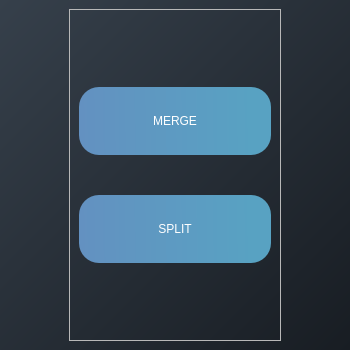
<?xml version="1.0" encoding="UTF-8"?>
<ui version="4.0">
 <class>Dialog</class>
 <widget class="QDialog" name="Dialog">
  <property name="geometry">
   <rect>
    <x>0</x>
    <y>0</y>
    <width>350</width>
    <height>350</height>
   </rect>
  </property>
  <property name="sizePolicy">
   <sizepolicy hsizetype="Preferred" vsizetype="Preferred">
    <horstretch>0</horstretch>
    <verstretch>0</verstretch>
   </sizepolicy>
  </property>
  <property name="minimumSize">
   <size>
    <width>330</width>
    <height>320</height>
   </size>
  </property>
  <property name="maximumSize">
   <size>
    <width>350</width>
    <height>350</height>
   </size>
  </property>
  <property name="windowTitle">
   <string>Dialog</string>
  </property>
  <property name="styleSheet">
   <string notr="true">background-color: qlineargradient(spread:pad, x1:0, y1:0, x2:1, y2:1, stop:0 #36404B, stop:1 #181D23);</string>
  </property>
  <layout class="QHBoxLayout" name="horizontalLayout_3">
   <property name="leftMargin">
    <number>0</number>
   </property>
   <property name="topMargin">
    <number>0</number>
   </property>
   <property name="rightMargin">
    <number>0</number>
   </property>
   <property name="bottomMargin">
    <number>0</number>
   </property>
   <item>
    <widget class="QStackedWidget" name="stackedWidget">
     <property name="currentIndex">
      <number>0</number>
     </property>
     <widget class="QWidget" name="page">
      <layout class="QHBoxLayout" name="horizontalLayout_2" stretch="2,7,2">
       <item>
        <spacer name="horizontalSpacer_3">
         <property name="orientation">
          <enum>Qt::Horizontal</enum>
         </property>
         <property name="sizeHint" stdset="0">
          <size>
           <width>40</width>
           <height>20</height>
          </size>
         </property>
        </spacer>
       </item>
       <item>
        <widget class="QFrame" name="frame_3">
         <property name="styleSheet">
          <string notr="true">background: none;</string>
         </property>
         <property name="frameShape">
          <enum>QFrame::StyledPanel</enum>
         </property>
         <property name="frameShadow">
          <enum>QFrame::Raised</enum>
         </property>
         <layout class="QVBoxLayout" name="verticalLayout_2" stretch="2,2,1,2,2">
          <item>
           <spacer name="verticalSpacer">
            <property name="orientation">
             <enum>Qt::Vertical</enum>
            </property>
            <property name="sizeHint" stdset="0">
             <size>
              <width>20</width>
              <height>58</height>
             </size>
            </property>
           </spacer>
          </item>
          <item>
           <widget class="QPushButton" name="mergeButton">
            <property name="sizePolicy">
             <sizepolicy hsizetype="Minimum" vsizetype="Minimum">
              <horstretch>0</horstretch>
              <verstretch>0</verstretch>
             </sizepolicy>
            </property>
            <property name="cursor">
             <cursorShape>PointingHandCursor</cursorShape>
            </property>
            <property name="styleSheet">
             <string notr="true">QPushButton{
	background-color: qlineargradient(spread:pad, x1:0, y1:0.006, x2:1, y2:0, stop:0 #6391C1, stop:0.900498 #58A2C2);
	border-radius: 20px;
	font: 63 16pt &quot;Segoe UI Variable Text Semibold&quot;;
	color: #ffffff
}

QPushButton:hover{
	background-color: #6391c1;
}
QPushButton:pressed{
	border: 2px solid #ffffff;
}</string>
            </property>
            <property name="text">
             <string>MERGE</string>
            </property>
           </widget>
          </item>
          <item>
           <spacer name="verticalSpacer_3">
            <property name="orientation">
             <enum>Qt::Vertical</enum>
            </property>
            <property name="sizeHint" stdset="0">
             <size>
              <width>20</width>
              <height>40</height>
             </size>
            </property>
           </spacer>
          </item>
          <item>
           <widget class="QPushButton" name="splitButton">
            <property name="sizePolicy">
             <sizepolicy hsizetype="Minimum" vsizetype="Minimum">
              <horstretch>0</horstretch>
              <verstretch>0</verstretch>
             </sizepolicy>
            </property>
            <property name="cursor">
             <cursorShape>PointingHandCursor</cursorShape>
            </property>
            <property name="styleSheet">
             <string notr="true">QPushButton{
	background-color: qlineargradient(spread:pad, x1:0, y1:0.006, x2:1, y2:0, stop:0 #6391C1, stop:0.900498 #58A2C2);
	border-radius: 20px;
	font: 63 16pt &quot;Segoe UI Variable Text Semibold&quot;;
	color: #ffffff
}

QPushButton:hover{
	background-color: #6391c1;
}
QPushButton:pressed{
	border: 2px solid #ffffff;
}</string>
            </property>
            <property name="text">
             <string>SPLIT</string>
            </property>
           </widget>
          </item>
          <item>
           <spacer name="verticalSpacer_2">
            <property name="orientation">
             <enum>Qt::Vertical</enum>
            </property>
            <property name="sizeHint" stdset="0">
             <size>
              <width>20</width>
              <height>58</height>
             </size>
            </property>
           </spacer>
          </item>
         </layout>
        </widget>
       </item>
       <item>
        <spacer name="horizontalSpacer_4">
         <property name="orientation">
          <enum>Qt::Horizontal</enum>
         </property>
         <property name="sizeHint" stdset="0">
          <size>
           <width>40</width>
           <height>20</height>
          </size>
         </property>
        </spacer>
       </item>
      </layout>
     </widget>
     <widget class="QWidget" name="page_2">
      <layout class="QVBoxLayout" name="verticalLayout_7">
       <item>
        <widget class="QFrame" name="frame_8">
         <property name="styleSheet">
          <string notr="true">QFrame{
	background: none;
}

QLabel{
	color: #ffffff;
	font: 63 8pt &quot;Segoe UI Variable Text Semibold&quot;;
}</string>
         </property>
         <property name="frameShape">
          <enum>QFrame::StyledPanel</enum>
         </property>
         <property name="frameShadow">
          <enum>QFrame::Raised</enum>
         </property>
         <layout class="QHBoxLayout" name="horizontalLayout_7">
          <item>
           <widget class="QFrame" name="frame_9">
            <property name="frameShape">
             <enum>QFrame::StyledPanel</enum>
            </property>
            <property name="frameShadow">
             <enum>QFrame::Raised</enum>
            </property>
            <layout class="QVBoxLayout" name="verticalLayout_5" stretch="0,0,0,0">
             <property name="spacing">
              <number>10</number>
             </property>
             <item>
              <widget class="QLabel" name="merge">
               <property name="text">
                <string>Merge:</string>
               </property>
              </widget>
             </item>
             <item>
              <widget class="QListWidget" name="fileList">
               <property name="styleSheet">
                <string notr="true">background-color: rgb(240, 240, 240);
border-radius: 10px;
color: rgb(156, 156, 156);
padding: 3px;</string>
               </property>
               <item>
                <property name="text">
                 <string>1 example</string>
                </property>
               </item>
               <item>
                <property name="text">
                 <string>2 example</string>
                </property>
               </item>
              </widget>
             </item>
             <item>
              <widget class="QFrame" name="frame_10">
               <property name="minimumSize">
                <size>
                 <width>270</width>
                 <height>0</height>
                </size>
               </property>
               <property name="frameShape">
                <enum>QFrame::StyledPanel</enum>
               </property>
               <property name="frameShadow">
                <enum>QFrame::Raised</enum>
               </property>
               <layout class="QVBoxLayout" name="verticalLayout_6">
                <property name="spacing">
                 <number>7</number>
                </property>
                <property name="leftMargin">
                 <number>0</number>
                </property>
                <property name="topMargin">
                 <number>0</number>
                </property>
                <property name="rightMargin">
                 <number>0</number>
                </property>
                <property name="bottomMargin">
                 <number>0</number>
                </property>
                <item>
                 <widget class="QFrame" name="frame_11">
                  <property name="frameShape">
                   <enum>QFrame::StyledPanel</enum>
                  </property>
                  <property name="frameShadow">
                   <enum>QFrame::Raised</enum>
                  </property>
                  <layout class="QHBoxLayout" name="horizontalLayout_8" stretch="0,0,0,0">
                   <property name="leftMargin">
                    <number>0</number>
                   </property>
                   <property name="topMargin">
                    <number>0</number>
                   </property>
                   <property name="rightMargin">
                    <number>0</number>
                   </property>
                   <property name="bottomMargin">
                    <number>0</number>
                   </property>
                   <item>
                    <widget class="QPushButton" name="addButton">
                     <property name="sizePolicy">
                      <sizepolicy hsizetype="Minimum" vsizetype="Minimum">
                       <horstretch>0</horstretch>
                       <verstretch>0</verstretch>
                      </sizepolicy>
                     </property>
                     <property name="minimumSize">
                      <size>
                       <width>0</width>
                       <height>40</height>
                      </size>
                     </property>
                     <property name="cursor">
                      <cursorShape>PointingHandCursor</cursorShape>
                     </property>
                     <property name="styleSheet">
                      <string notr="true">QPushButton{
	background-color: rgb(75, 87, 106);
	border-radius: 20px;
	image: url(:/RetryAdd/icons8-add-50.png);
	padding: 5px;
}
QPushButton:hover{
	background-color: rgb(42, 49, 58);
}
QPushButton:pressed{
	background-color: rgb(42, 49, 58);
	border: 2px outset #ffffff;
}</string>
                     </property>
                     <property name="text">
                      <string/>
                     </property>
                    </widget>
                   </item>
                   <item>
                    <widget class="QPushButton" name="upButton">
                     <property name="sizePolicy">
                      <sizepolicy hsizetype="Minimum" vsizetype="Minimum">
                       <horstretch>0</horstretch>
                       <verstretch>0</verstretch>
                      </sizepolicy>
                     </property>
                     <property name="minimumSize">
                      <size>
                       <width>0</width>
                       <height>40</height>
                      </size>
                     </property>
                     <property name="cursor">
                      <cursorShape>PointingHandCursor</cursorShape>
                     </property>
                     <property name="styleSheet">
                      <string notr="true">QPushButton{
	background-color: rgb(75, 87, 106);
	border-radius: 20px;
	image: url(:/Arrow/icons8-arrow-48 - up.png);
	padding: 5px;
}
QPushButton:hover{
	background-color: rgb(42, 49, 58);
}
QPushButton:pressed{
	background-color: rgb(42, 49, 58);
	border: 2px outset #ffffff;
}</string>
                     </property>
                     <property name="text">
                      <string/>
                     </property>
                    </widget>
                   </item>
                   <item>
                    <widget class="QPushButton" name="downButton">
                     <property name="sizePolicy">
                      <sizepolicy hsizetype="Minimum" vsizetype="Minimum">
                       <horstretch>0</horstretch>
                       <verstretch>0</verstretch>
                      </sizepolicy>
                     </property>
                     <property name="minimumSize">
                      <size>
                       <width>0</width>
                       <height>40</height>
                      </size>
                     </property>
                     <property name="cursor">
                      <cursorShape>PointingHandCursor</cursorShape>
                     </property>
                     <property name="styleSheet">
                      <string notr="true">QPushButton{
	background-color: rgb(75, 87, 106);
	border-radius: 20px;
	image: url(:/Arrow/icons8-arrow-48 - down.png);
	padding: 5px;
}
QPushButton:hover{
	background-color: rgb(42, 49, 58);
}
QPushButton:pressed{
	background-color: rgb(42, 49, 58);
	border: 2px outset #ffffff;
}</string>
                     </property>
                     <property name="text">
                      <string/>
                     </property>
                    </widget>
                   </item>
                   <item>
                    <widget class="QPushButton" name="removeButton">
                     <property name="sizePolicy">
                      <sizepolicy hsizetype="Minimum" vsizetype="Minimum">
                       <horstretch>0</horstretch>
                       <verstretch>0</verstretch>
                      </sizepolicy>
                     </property>
                     <property name="minimumSize">
                      <size>
                       <width>0</width>
                       <height>40</height>
                      </size>
                     </property>
                     <property name="cursor">
                      <cursorShape>PointingHandCursor</cursorShape>
                     </property>
                     <property name="styleSheet">
                      <string notr="true">QPushButton{
	background-color: rgb(75, 87, 106);
	border-radius: 20px;
	image: url(:/Save/icons8-cross-64.png);
	padding: 5px;
}
QPushButton:hover{
	background-color: rgb(42, 49, 58);
}
QPushButton:pressed{
	background-color: rgb(42, 49, 58);
	border: 2px outset #ffffff;
}</string>
                     </property>
                     <property name="text">
                      <string/>
                     </property>
                    </widget>
                   </item>
                  </layout>
                 </widget>
                </item>
               </layout>
              </widget>
             </item>
             <item>
              <widget class="QFrame" name="frame_13">
               <property name="frameShape">
                <enum>QFrame::StyledPanel</enum>
               </property>
               <property name="frameShadow">
                <enum>QFrame::Raised</enum>
               </property>
               <layout class="QHBoxLayout" name="horizontalLayout_10" stretch="5,2">
                <property name="topMargin">
                 <number>0</number>
                </property>
                <property name="bottomMargin">
                 <number>0</number>
                </property>
                <item>
                 <spacer name="horizontalSpacer_6">
                  <property name="orientation">
                   <enum>Qt::Horizontal</enum>
                  </property>
                  <property name="sizeHint" stdset="0">
                   <size>
                    <width>115</width>
                    <height>20</height>
                   </size>
                  </property>
                 </spacer>
                </item>
                <item>
                 <widget class="QPushButton" name="proceedButton">
                  <property name="sizePolicy">
                   <sizepolicy hsizetype="Minimum" vsizetype="Minimum">
                    <horstretch>0</horstretch>
                    <verstretch>0</verstretch>
                   </sizepolicy>
                  </property>
                  <property name="minimumSize">
                   <size>
                    <width>0</width>
                    <height>40</height>
                   </size>
                  </property>
                  <property name="cursor">
                   <cursorShape>PointingHandCursor</cursorShape>
                  </property>
                  <property name="styleSheet">
                   <string notr="true">QPushButton{
	background-color: qlineargradient(spread:pad, x1:0, y1:0.006, x2:1, y2:0, stop:0 rgba(38, 215, 1, 255), stop:0.880597 rgba(0, 171, 8, 255));
	border-radius: 20px;
	image: url(:/Arrow/icons8-arrow-48 - Copy.png);
	padding: 5px;
}
QPushButton:hover{
	background-color: rgb(36, 212, 1);
}
QPushButton:pressed{
	background-color: rgb(36, 212, 1);
	image: url(:/Arrow/icons8-arrow-48-bright.png);
	border: 2px outset #ffffff;
}</string>
                  </property>
                  <property name="text">
                   <string/>
                  </property>
                  <property name="iconSize">
                   <size>
                    <width>20</width>
                    <height>20</height>
                   </size>
                  </property>
                 </widget>
                </item>
               </layout>
              </widget>
             </item>
            </layout>
           </widget>
          </item>
         </layout>
        </widget>
       </item>
      </layout>
     </widget>
     <widget class="QWidget" name="page_4">
      <layout class="QVBoxLayout" name="verticalLayout">
       <property name="spacing">
        <number>0</number>
       </property>
       <property name="leftMargin">
        <number>0</number>
       </property>
       <property name="topMargin">
        <number>0</number>
       </property>
       <property name="rightMargin">
        <number>0</number>
       </property>
       <property name="bottomMargin">
        <number>0</number>
       </property>
       <item>
        <widget class="QFrame" name="frame">
         <property name="styleSheet">
          <string notr="true">QFrame{
	background: none;
}

QLabel{
	color: #ffffff;
	font: 63 8pt &quot;Segoe UI Variable Text Semibold&quot;;
}</string>
         </property>
         <property name="frameShape">
          <enum>QFrame::StyledPanel</enum>
         </property>
         <property name="frameShadow">
          <enum>QFrame::Raised</enum>
         </property>
         <layout class="QHBoxLayout" name="horizontalLayout_4">
          <item>
           <widget class="QFrame" name="frame_4">
            <property name="frameShape">
             <enum>QFrame::StyledPanel</enum>
            </property>
            <property name="frameShadow">
             <enum>QFrame::Raised</enum>
            </property>
            <layout class="QVBoxLayout" name="verticalLayout_3" stretch="0,0,0,0,0,0">
             <property name="spacing">
              <number>10</number>
             </property>
             <item>
              <widget class="QLabel" name="source">
               <property name="text">
                <string>Source:</string>
               </property>
              </widget>
             </item>
             <item>
              <widget class="QLineEdit" name="filenameLabel">
               <property name="styleSheet">
                <string notr="true">background-color: rgb(240, 240, 240);
border-radius: 10px;
color: rgb(156, 156, 156);
padding: 3px;</string>
               </property>
               <property name="text">
                <string>pdf, jpeg, png, or docx only</string>
               </property>
               <property name="readOnly">
                <bool>true</bool>
               </property>
              </widget>
             </item>
             <item>
              <widget class="QFrame" name="frame_6">
               <property name="minimumSize">
                <size>
                 <width>270</width>
                 <height>0</height>
                </size>
               </property>
               <property name="frameShape">
                <enum>QFrame::StyledPanel</enum>
               </property>
               <property name="frameShadow">
                <enum>QFrame::Raised</enum>
               </property>
               <layout class="QVBoxLayout" name="verticalLayout_4">
                <property name="spacing">
                 <number>7</number>
                </property>
                <property name="leftMargin">
                 <number>0</number>
                </property>
                <property name="topMargin">
                 <number>0</number>
                </property>
                <property name="rightMargin">
                 <number>0</number>
                </property>
                <property name="bottomMargin">
                 <number>0</number>
                </property>
                <item>
                 <widget class="QFrame" name="frame_2">
                  <property name="frameShape">
                   <enum>QFrame::StyledPanel</enum>
                  </property>
                  <property name="frameShadow">
                   <enum>QFrame::Raised</enum>
                  </property>
                  <layout class="QHBoxLayout" name="horizontalLayout" stretch="0,0">
                   <property name="leftMargin">
                    <number>0</number>
                   </property>
                   <property name="topMargin">
                    <number>0</number>
                   </property>
                   <property name="rightMargin">
                    <number>0</number>
                   </property>
                   <property name="bottomMargin">
                    <number>0</number>
                   </property>
                   <item>
                    <widget class="QPushButton" name="fileButton">
                     <property name="sizePolicy">
                      <sizepolicy hsizetype="Minimum" vsizetype="Minimum">
                       <horstretch>0</horstretch>
                       <verstretch>0</verstretch>
                      </sizepolicy>
                     </property>
                     <property name="minimumSize">
                      <size>
                       <width>80</width>
                       <height>40</height>
                      </size>
                     </property>
                     <property name="cursor">
                      <cursorShape>PointingHandCursor</cursorShape>
                     </property>
                     <property name="styleSheet">
                      <string notr="true">QPushButton{
	background-color: rgb(75, 87, 106);
	border-radius: 20px;
	image: url(:/OCR/icons8-text-40.png);
	padding: 5px;
}
QPushButton:hover{
	background-color: rgb(42, 49, 58);
}
QPushButton:pressed{
	background-color: rgb(42, 49, 58);
	border: 2px outset #ffffff;
}</string>
                     </property>
                     <property name="text">
                      <string/>
                     </property>
                    </widget>
                   </item>
                   <item>
                    <spacer name="horizontalSpacer">
                     <property name="orientation">
                      <enum>Qt::Horizontal</enum>
                     </property>
                     <property name="sizeHint" stdset="0">
                      <size>
                       <width>205</width>
                       <height>20</height>
                      </size>
                     </property>
                    </spacer>
                   </item>
                  </layout>
                 </widget>
                </item>
               </layout>
              </widget>
             </item>
             <item>
              <widget class="QLabel" name="split">
               <property name="text">
                <string>Split:</string>
               </property>
              </widget>
             </item>
             <item>
              <widget class="QFrame" name="frame_7">
               <property name="styleSheet">
                <string notr="true">QSpinBox{
	background-color: rgb(240, 240, 240);
	border-radius: 10px;
	padding-left: 20px;
}
QLabel{
	color: rgb(239, 239, 239);
}</string>
               </property>
               <property name="frameShape">
                <enum>QFrame::StyledPanel</enum>
               </property>
               <property name="frameShadow">
                <enum>QFrame::Raised</enum>
               </property>
               <layout class="QHBoxLayout" name="horizontalLayout_6" stretch="0,0,0,0">
                <item>
                 <widget class="QLabel" name="frompage">
                  <property name="text">
                   <string>from page</string>
                  </property>
                 </widget>
                </item>
                <item>
                 <widget class="QSpinBox" name="frompageSpinBox"/>
                </item>
                <item>
                 <widget class="QLabel" name="to">
                  <property name="styleSheet">
                   <string notr="true"/>
                  </property>
                  <property name="text">
                   <string>to</string>
                  </property>
                  <property name="alignment">
                   <set>Qt::AlignRight|Qt::AlignTrailing|Qt::AlignVCenter</set>
                  </property>
                 </widget>
                </item>
                <item>
                 <widget class="QSpinBox" name="toSpinBox"/>
                </item>
               </layout>
              </widget>
             </item>
             <item>
              <widget class="QFrame" name="frame_5">
               <property name="frameShape">
                <enum>QFrame::StyledPanel</enum>
               </property>
               <property name="frameShadow">
                <enum>QFrame::Raised</enum>
               </property>
               <layout class="QHBoxLayout" name="horizontalLayout_5" stretch="5,2">
                <property name="topMargin">
                 <number>0</number>
                </property>
                <property name="bottomMargin">
                 <number>0</number>
                </property>
                <item>
                 <spacer name="horizontalSpacer_2">
                  <property name="orientation">
                   <enum>Qt::Horizontal</enum>
                  </property>
                  <property name="sizeHint" stdset="0">
                   <size>
                    <width>115</width>
                    <height>20</height>
                   </size>
                  </property>
                 </spacer>
                </item>
                <item>
                 <widget class="QPushButton" name="proceedButton_2">
                  <property name="sizePolicy">
                   <sizepolicy hsizetype="Minimum" vsizetype="Minimum">
                    <horstretch>0</horstretch>
                    <verstretch>0</verstretch>
                   </sizepolicy>
                  </property>
                  <property name="minimumSize">
                   <size>
                    <width>0</width>
                    <height>40</height>
                   </size>
                  </property>
                  <property name="cursor">
                   <cursorShape>PointingHandCursor</cursorShape>
                  </property>
                  <property name="styleSheet">
                   <string notr="true">QPushButton{
	background-color: qlineargradient(spread:pad, x1:0, y1:0.006, x2:1, y2:0, stop:0 rgba(38, 215, 1, 255), stop:0.880597 rgba(0, 171, 8, 255));
	border-radius: 20px;
	image: url(:/Arrow/icons8-arrow-48 - Copy.png);
	padding: 5px;
}
QPushButton:hover{
	background-color: rgb(36, 212, 1);
}
QPushButton:pressed{
	background-color: rgb(36, 212, 1);
	image: url(:/Arrow/icons8-arrow-48-bright.png);
	border: 2px outset #ffffff;
}</string>
                  </property>
                  <property name="text">
                   <string/>
                  </property>
                  <property name="iconSize">
                   <size>
                    <width>20</width>
                    <height>20</height>
                   </size>
                  </property>
                 </widget>
                </item>
               </layout>
              </widget>
             </item>
            </layout>
           </widget>
          </item>
         </layout>
        </widget>
       </item>
      </layout>
     </widget>
    </widget>
   </item>
  </layout>
 </widget>
 <resources>
  <include location="images/icons/camera_btn.qrc"/>
 </resources>
 <connections/>
</ui>
